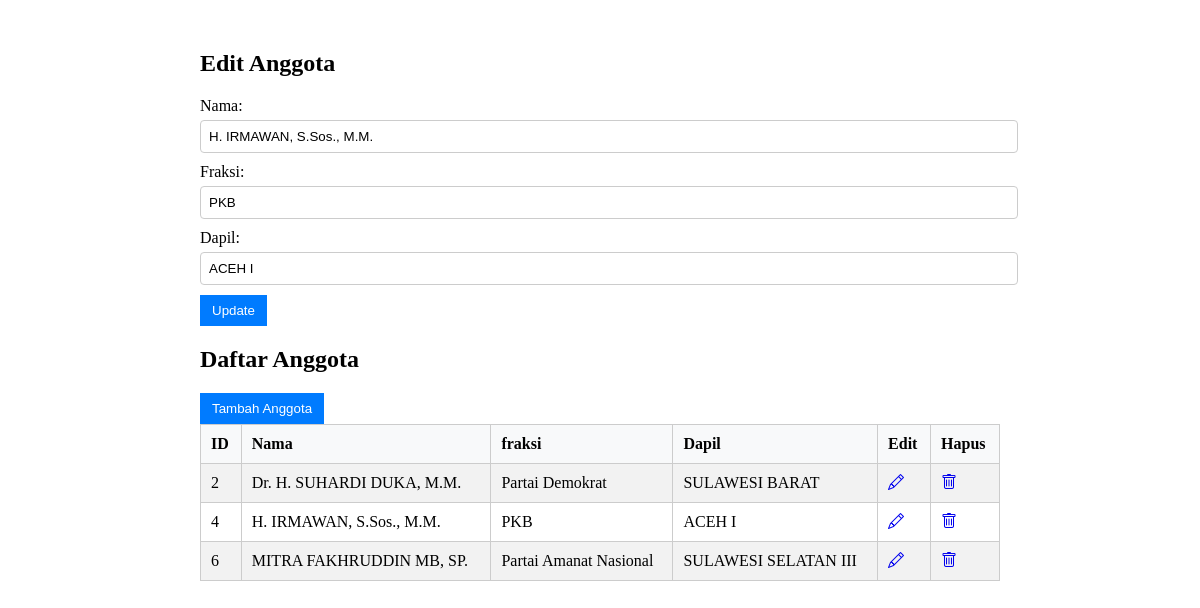
The page /?action=edit&id=4 on the database its author committed.
### tables this page shows
CREATE TABLE `nama_anggota` (
  `id` int(11) NOT NULL,
  `nama` varchar(255) NOT NULL,
  `fraksi` varchar(255) NOT NULL,
  `dapil` varchar(255) NOT NULL
);

### DatabaseConnection.php (called while the page is built, shortened)
<?php
class DatabaseConnection
{
    protected static ?PDO $connection = null;
    public static function connect(): PDO
    {
        try {
            if (!self::$connection) {
                $host = 'localhost';
                $dbname = 'dpr';
                $username = 'root';
                $password = '';
                $dsn = "mysql:host=$host;dbname=$dbname";
                self::$connection = new PDO($dsn, $username, $password);
                self::$connection->setAttribute(PDO::ATTR_ERRMODE, PDO::ERRMODE_EXCEPTION);
            }
            return self::$connection;
        } catch (PDOException $e) {
            echo 'Connection failed: ' . $e->getMessage();
            die();
        }
    }
}

### index.php (the view, shortened to what this page needs)
<?php
require_once 'DatabaseConnection.php';
class AnggotaCRUD
{
    private PDO $connection;
    public function __construct()
    {
        $this->connection = DatabaseConnection::connect();
    }
    public function displayAnggota()
{
    $stmt = $this->connection->prepare("SELECT * FROM nama_anggota");
    $stmt->execute();
    $result = $stmt->fetchAll(PDO::FETCH_ASSOC);
    echo '<h2>Daftar Anggota</h2>';
    echo '<a href="?action=add" class="btn btn-primary mb-3"><button type="submit" class="btn-submit">Tambah Anggota</button></a>';
    echo '<table class="table">';
    echo '<tr><th>ID</th><th>Nama</th><th>fraksi</th><th>Dapil</th><th>Edit</th><th>Hapus</th></tr>';
    foreach ($result as $row) {
        echo '<tr>';
        echo '<td>' . $row['id'] . '</td>';
        echo '<td>' . $row['nama'] . '</td>';
        echo '<td>' . $row['fraksi'] . '</td>';
        echo '<td>' . $row['dapil'] . '</td>';
        echo '<td><a href="?action=edit&id=' . $row['id'] . '"><i class="bi bi-pencil"></i></a></td>';
        echo '<td><a href="?action=delete&id=' . $row['id'] . '"><i class="bi bi-trash"></i></a></td>';
        echo '</tr>';
    }
    echo '</table>';
}
    public function getAnggotaById($id)
    {
        $stmt = $this->connection->prepare("SELECT * FROM nama_anggota WHERE id = :id");
        $stmt->bindParam(':id', $id);
        $stmt->execute();
        return $stmt->fetch(PDO::FETCH_ASSOC);
    }
    public function displayEditForm($id)
    {
        $anggota = $this->getAnggotaById($id);
        echo '<form action="" method="POST">';
        echo '<div class="form-group">
                  <label for="nama" class="form-label">Nama:</label>
                  <input type="text" id="nama" name="nama" class="form-control" value="' . $anggota['nama'] . '" required>
              </div>';
        echo '<div class="form-group">
                  <label for="fraksi" class="form-label">Fraksi:</label>
                  <input type="text" id="fraksi" name="fraksi" class="form-control" value="' . $anggota['fraksi'] . '" required>
              </div>';
        echo '<div class="form-group">
                  <label for="dapil" class="form-label">Dapil:</label>
                  <input type="text" id="dapil" name="dapil" class="form-control" value="' . $anggota['dapil'] . '" required>
              </div>';
        echo '<button type="submit" class="btn-submit">Update</button>';
        echo '</form>';
    }
}
?>
<!DOCTYPE html>
<html lang="en">
<head>
    <link rel="stylesheet" href="style.css">
    <link href="https://cdn.jsdelivr.net/npm/bootstrap-icons@1.11.3/font/bootstrap-icons.css" rel="stylesheet">
</head>
<body>
    <div class="container">
        <?php
        $anggotaCRUD = new AnggotaCRUD();
        if (isset($_GET['action']) && $_GET['action'] === 'edit' && isset($_GET['id'])) {
            echo '<h2>Edit Anggota</h2>';
            $anggotaCRUD->displayEditForm($_GET['id']);
        }
        ?>
        <?php
        $anggotaCRUD->displayAnggota();
        ?>
    </div>
</body>
</html>

### style.css (style rules this page uses)
.container { margin-top: 50px; max-width: 800px; margin-left: auto; margin-right: auto; }
.form-group { margin-bottom: 10px; }
.form-label { display: block; margin-bottom: 5px; }
.form-control { width: 100%; padding: 8px; border: 1px solid #ccc; border-radius: 4px; }
.btn-submit { padding: 8px 12px; background-color: #007bff; color: #fff; border: none; cursor: pointer; }
.table { width: 100%; border-collapse: collapse; }
.table th, .table td { padding: 10px; border: 1px solid #ccc; }
.table th { background-color: #f8f9fa; font-weight: bold; text-align: left; }
.table tr:nth-child(even) { background-color: #f2f2f2; }

### rows shown on the page
nama_anggota: nama "H. IRMAWAN, S.Sos., M.M.", fraksi "PKB", dapil "ACEH I", id "4"
nama_anggota: id "2", nama "Dr. H. SUHARDI DUKA, M.M.", fraksi "Partai Demokrat", dapil "SULAWESI BARAT"
nama_anggota: id "6", nama "MITRA FAKHRUDDIN MB, SP.", fraksi "Partai Amanat Nasional", dapil "SULAWESI SELATAN III"
